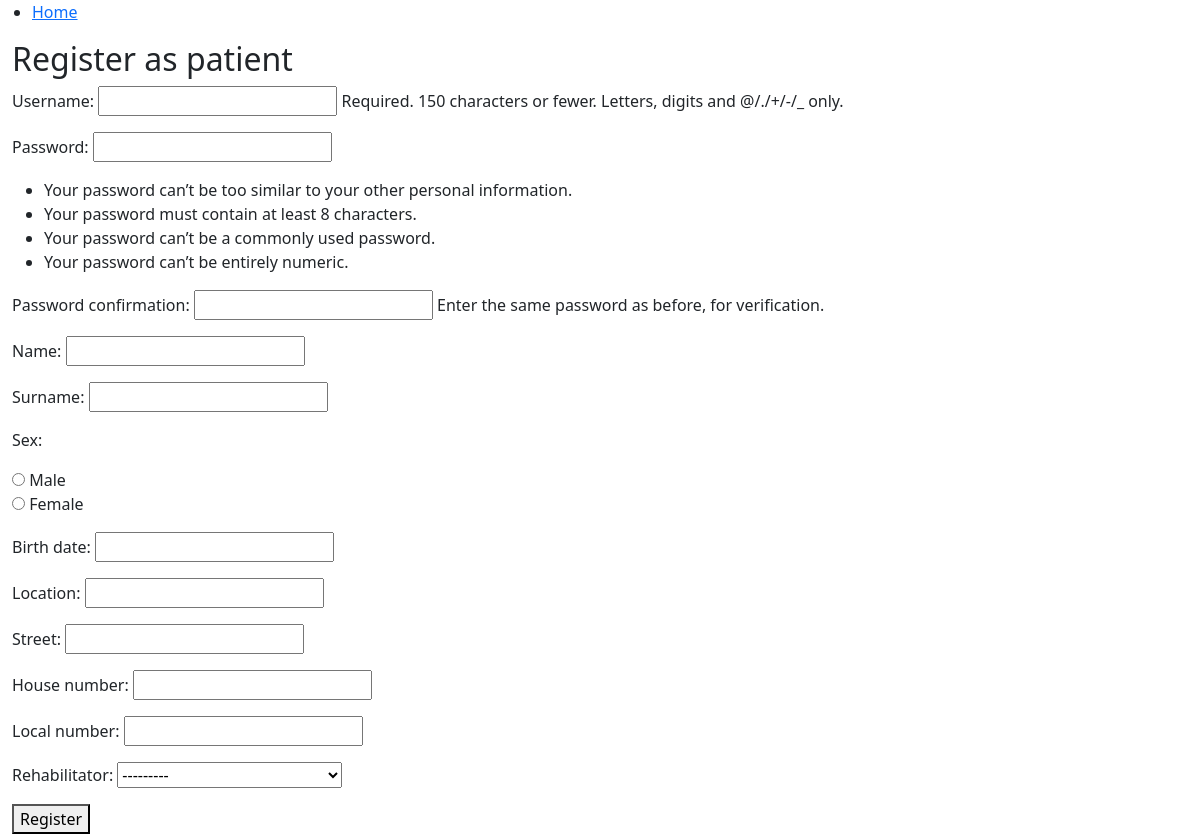
Page /rehab/register_patient/ on the earlier database version.
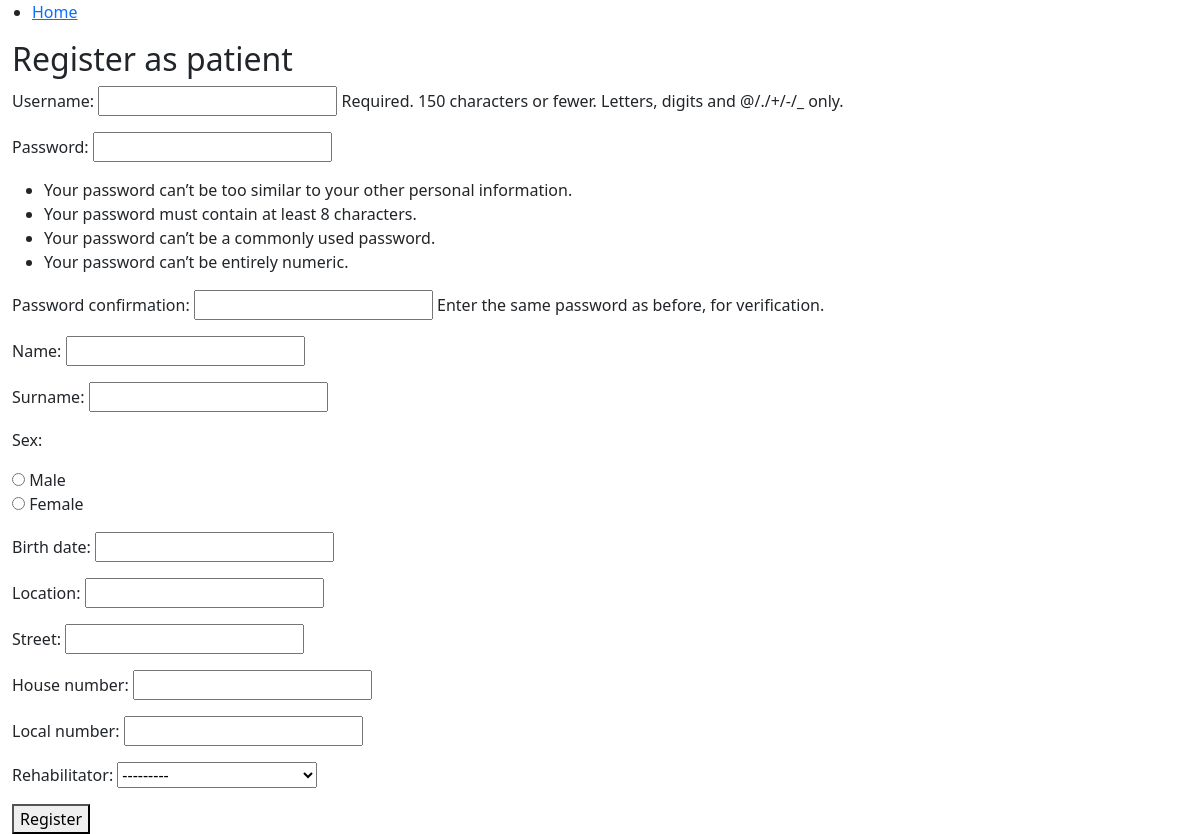
Same page on the later database version.
### rehab/models.py (models this page shows)
class Rehabilitator(models.Model):
    user = models.OneToOneField(User, on_delete=models.CASCADE)
    name = models.CharField(max_length=30)
    surname = models.CharField(max_length=30)
    expertise = models.CharField(max_length=30)
    sex = models.CharField(max_length=1, choices=(('M', 'Male'), ('F', 'Female')))
    location = models.CharField(max_length=30)
    street = models.CharField(max_length=60)
    house_number = models.CharField(max_length=10)
    local_number = models.CharField(max_length=10)
    entity_name = models.CharField(max_length=60)
    def __str__(self):
        return self.expertise + " " + self.name + " " + self.surname

### rehab/views.py (the view)
# urls.py: path('register_patient/', views.register_patient, name='register_patient'),
def register_patient(request):
    is_registration_page = True
    which_account = 'patient'
    if request.method == 'POST':
        user_form = UserCreationForm(request.POST)
        form = PatientRegisterForm(request.POST)
        if user_form.is_valid() and form.is_valid():
            user = user_form.save()
            patient = form.save(commit=False)
            patient.user = user
            patient.save()
            login(request, user)
            return redirect('telemedWebapp:home')
    else:
        user_form = UserCreationForm()
        form = PatientRegisterForm()
    return render(request, 'telemedWebapp/register.html', {'user_form': user_form,
                                                           'form': form,
                                                           'which_account': which_account,
                                                           'is_registration_page': is_registration_page})

### rehab/forms.py (shortened to what this page needs)
class PatientRegisterForm(ModelForm):
    name = forms.CharField(max_length=30)
    surname = forms.CharField(max_length=30)
    sex = forms.ChoiceField(choices=(('M', 'Male'), ('F', 'Female')), widget=forms.RadioSelect)
    birth_date = forms.DateTimeField()
    location = forms.CharField(max_length=30)
    street = forms.CharField(max_length=50)
    house_number = forms.CharField(max_length=10)
    local_number = forms.CharField(required=False)
    rehabilitator = forms.ModelChoiceField(queryset=Rehabilitator.objects.all(), required=False,
                                           widget=forms.Select(attrs={'class': 'selectpicker'}))
    class Meta:
        model = Patient
        fields = ['name', 'surname', 'sex', 'birth_date', 'location', 'street',
                  'house_number', 'local_number', 'rehabilitator']

### rehab/templates/telemedWebapp/register.html (shortened to what this page needs)
{% extends 'telemedWebapp/base.html' %}
{% block content %}
  <h2>Register as {{ which_account }}</h2>
  <form method="post">
        {{ user_form.as_p }}
        {{ form.as_p }}
    <button type="submit">Register</button>
  </form>
{% endblock %}

Differences in the rows shown:
removed Rehabilitator: sex "☐ Male ☐ Female"
